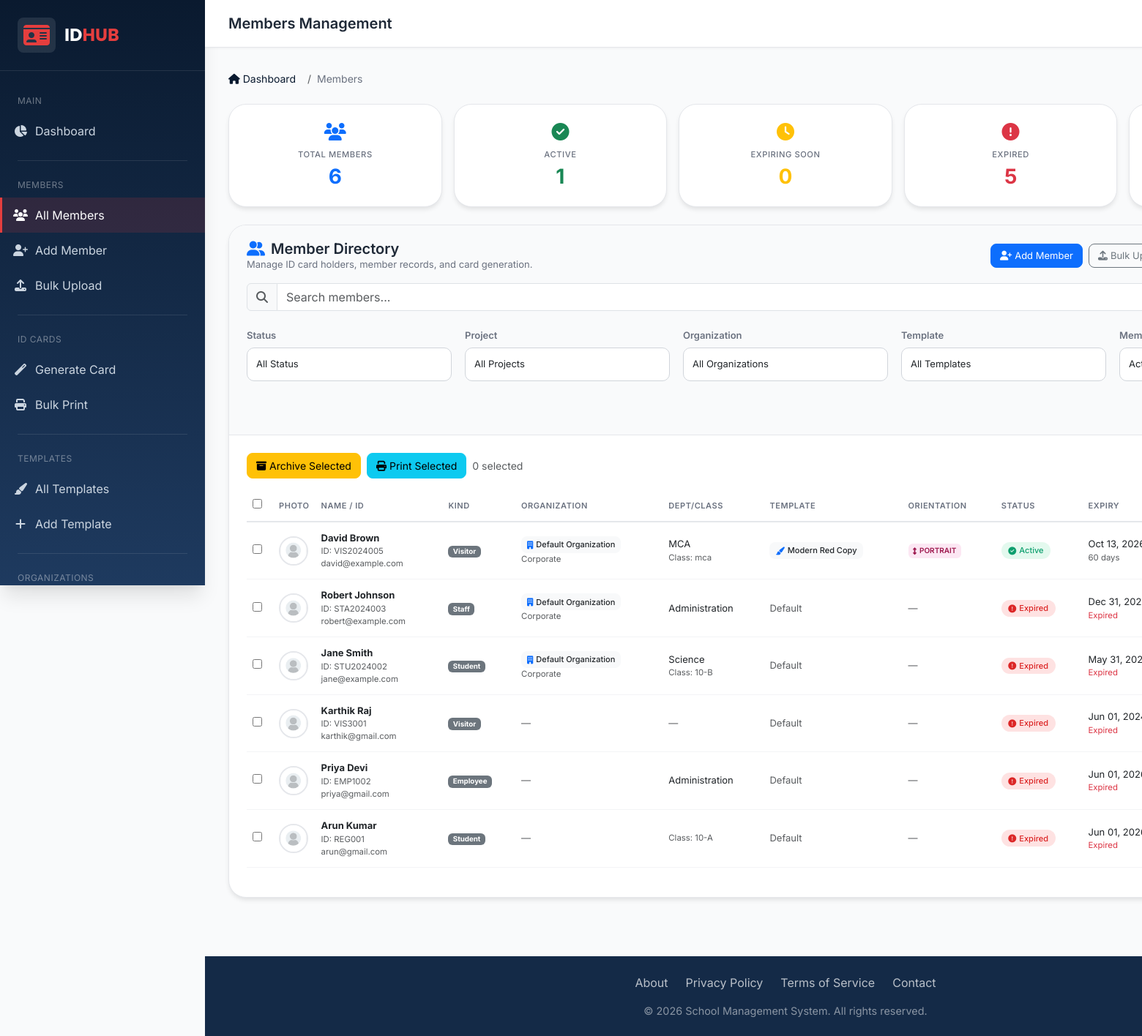
The page /Members/view_members.php (signed in) on the database its author committed.
### tables this page shows
CREATE TABLE `id_members` (
  `id` int(11) NOT NULL AUTO_INCREMENT,
  `organization_id` int(11) DEFAULT NULL,
  `template_id` int(11) DEFAULT NULL,
  `created_by` int(11) DEFAULT NULL,
  `language` varchar(10) DEFAULT 'en',
  `member_type` enum('student','employee','staff','faculty','visitor','office') NOT NULL DEFAULT 'student',
  `unique_id` varchar(50) NOT NULL,
  `name` varchar(100) NOT NULL,
  `guardian_name` varchar(100) DEFAULT NULL,
  `class` varchar(50) DEFAULT NULL,
  `department` varchar(80) DEFAULT NULL,
  `designation` varchar(80) DEFAULT NULL,
  `company` varchar(120) DEFAULT NULL,
  `purpose` varchar(255) DEFAULT NULL,
  `dob` date DEFAULT NULL,
  `address` text DEFAULT NULL,
  `emergency_contact` varchar(15) DEFAULT NULL,
  `email` varchar(100) DEFAULT NULL,
  `joined_date` date DEFAULT NULL,
  `expiry_date` date DEFAULT NULL,
  `photo` varchar(255) DEFAULT NULL,
  `signature` varchar(255) DEFAULT NULL,
  `created_at` timestamp NOT NULL DEFAULT current_timestamp(),
  `updated_at` timestamp NOT NULL DEFAULT current_timestamp() ON UPDATE current_timestamp(),
  `deleted_at` timestamp NULL DEFAULT NULL,
  PRIMARY KEY (`id`),
  UNIQUE KEY `uk_member_unique_id` (`unique_id`),
  KEY `idx_member_type` (`member_type`),
  KEY `idx_member_name` (`name`),
  KEY `idx_org_member` (`organization_id`)
);

CREATE TABLE `organizations` (
  `id` int(11) NOT NULL AUTO_INCREMENT,
  `organization_name` varchar(150) NOT NULL,
  `organization_code` varchar(50) DEFAULT NULL,
  `logo` varchar(255) DEFAULT NULL,
  `address` text DEFAULT NULL,
  `phone` varchar(20) DEFAULT NULL,
  `email` varchar(100) DEFAULT NULL,
  `website` varchar(150) DEFAULT NULL,
  `organization_type` enum('school','college','company','government','hospital','ngo','other') DEFAULT 'company',
  `project_type` enum('residence','corporate') DEFAULT 'corporate',
  `status` tinyint(1) DEFAULT 1,
  `created_at` timestamp NOT NULL DEFAULT current_timestamp(),
  `updated_at` timestamp NOT NULL DEFAULT current_timestamp() ON UPDATE current_timestamp(),
  `created_by` int(11) DEFAULT NULL,
  `updated_by` int(11) DEFAULT NULL,
  `deleted_by` int(11) DEFAULT NULL,
  `deleted_at` timestamp NULL DEFAULT NULL,
  PRIMARY KEY (`id`),
  UNIQUE KEY `organization_code` (`organization_code`)
);

CREATE TABLE `card_templates` (
  `id` int(11) NOT NULL AUTO_INCREMENT,
  `organization_id` int(11) DEFAULT NULL,
  `name` varchar(120) NOT NULL,
  `description` varchar(255) NOT NULL,
  `primary_color` varchar(120) NOT NULL,
  `secondary_color` varchar(120) NOT NULL,
  `text_color` varchar(20) NOT NULL DEFAULT '#ffffff',
  `orientation` enum('portrait','landscape') DEFAULT 'portrait',
  `card_width` int(11) DEFAULT NULL,
  `card_height` int(11) DEFAULT NULL,
  `background_image` varchar(255) DEFAULT NULL,
  `mirror_print` tinyint(1) DEFAULT 0,
  `status` tinyint(1) DEFAULT 1,
  `font` varchar(80) NOT NULL,
  `is_default` tinyint(1) NOT NULL DEFAULT 0,
  `downloads` int(11) NOT NULL DEFAULT 0,
  `rating` decimal(2,1) NOT NULL DEFAULT 5.0,
  `created_by` int(11) DEFAULT NULL,
  `created_at` timestamp NOT NULL DEFAULT current_timestamp(),
  `updated_by` int(11) DEFAULT NULL,
  `deleted_at` timestamp NULL DEFAULT NULL,
  PRIMARY KEY (`id`),
  KEY `idx_org_template` (`organization_id`)
);

### Members/view_members.php (the view, shortened to what the rows shown need)
<?php
require_once __DIR__ . '/functions.php';
require_once __DIR__ . '/member_helpers.php';
$showArchived = !empty($_GET['show_archived']);
$page = max(1, (int)($_GET['page'] ?? 1));
$perPage = 15;
$sort = trim($_GET['sort'] ?? 'id');
$order = strtoupper(trim($_GET['order'] ?? 'DESC')) === 'ASC' ? 'ASC' : 'DESC';
if ($showArchived) {
    $where = ['m.deleted_at IS NOT NULL'];
} else {
    $where = ['m.deleted_at IS NULL'];
}
$params = [];
$offset = ($page - 1) * $perPage;
$sql = "SELECT m.*,
        o.organization_name,
        o.project_type,
        t.name as template_name,
        t.orientation as template_orientation,
        (SELECT COUNT(*) FROM generated_cards WHERE member_id = m.id) as card_count,
        (SELECT COUNT(*) FROM member_dynamic_values WHERE member_id = m.id) as field_count
        FROM id_members m
        LEFT JOIN organizations o ON m.organization_id = o.id
        LEFT JOIN card_templates t ON m.template_id = t.id
        WHERE " . implode(' AND ', $where) . "
        ORDER BY m.{$sort} {$order}
        LIMIT ? OFFSET ?";
$stmt = $pdo->prepare($sql);
$stmt->execute(array_merge($params, [$perPage, $offset]));
$members = $stmt->fetchAll(PDO::FETCH_ASSOC);
function get_member_type_label($type) {
    return ucfirst((string)($type ?: 'member'));
}
function get_orientation_label($orientation) {
    return $orientation === 'landscape' ? 'Landscape' : 'Portrait';
}
function get_orientation_icon($orientation) {
    return $orientation === 'landscape' ? 'fa-arrows-alt-h' : 'fa-arrows-alt-v';
}
function get_member_photo_path($photo) {
    return '../images/uploads/default.png';
}
function get_days_remaining($expiry_date) {
    try {
        $today = new DateTime();
        $expiry = new DateTime($expiry_date);
        $diff = $today->diff($expiry);
        if ($diff->invert) {
            return '<span class="text-danger">Expired</span>';
        }
        return $diff->days . ' days';
    } catch (Exception $e) {
        return 'N/A';
    }
}
function get_member_type_badge($type) {
    return '<span class="badge bg-secondary">' . get_member_type_label($type) . '</span>';
}
?>
<!DOCTYPE html>
<html lang="en">
<head>
    <link rel="stylesheet" href="https://cdnjs.cloudflare.com/ajax/libs/font-awesome/6.4.0/css/all.min.css">
    <link href="https://cdn.jsdelivr.net/npm/bootstrap@5.3.0/dist/css/bootstrap.min.css" rel="stylesheet">
</head>
<body>
    <div class="dashboard-wrapper">
        <?php include __DIR__ . '/../includes/sidebar.php'; ?>
        <main class="main-content">
            <?php include __DIR__ . '/../includes/header.php'; ?>
            <div class="dashboard-content">
                <div class="main-card">
                    <div class="card-body-custom">
                        <div class="table-responsive">
                            <table class="table">
                                <thead>
                                    <tr>
                                        <th style="width:36px;"><input type="checkbox" id="selectAllMembers" title="Select all"></th>
                                        <th style="width:45px;">Photo</th>
                                        <th>Name / ID</th>
                                        <th>Kind</th>
                                        <th>Organization</th>
                                        <th>Dept/Class</th>
                                        <th>Template</th>
                                        <th>Orientation</th>
                                        <th>Status</th>
                                        <th>Expiry</th>
                                    </tr>
                                </thead>
                                <tbody>
                                    <?php if (empty($members)): ?>
                                        <tr>
                                            <td colspan="11">
                                                <div class="empty-state">
                                                    <i class="fas fa-user-slash"></i>
                                                    <p>No members found matching your criteria.</p>
                                                    <a href="add_member.php" class="btn btn-primary btn-sm">
                                                        <i class="fas fa-user-plus"></i> Add First Member
                                                    </a>
                                                </div>
                                            </td>
                                        </tr>
                                    <?php else: ?>
                                        <?php foreach ($members as $member): ?>
                                            <tr>
                                                <td>
                                                    <input type="checkbox" class="member-select" name="member_ids[]" value="<?= (int)$member['id'] ?>" form="bulkMemberForm">
                                                </td>
                                                <td>
                                                    <img src="<?= htmlspecialchars(get_member_photo_path($member['photo'] ?? '')) ?>"
                                                         class="member-photo-thumb" alt="Photo">
                                                </td>
                                                <td>
                                                    <div class="fw-bold text-dark"><?= htmlspecialchars($member['name']) ?></div>
                                                    <div class="small text-muted">ID: <?= htmlspecialchars($member['unique_id']) ?></div>
                                                    <?php if (!empty($member['email'])): ?>
                                                        <div class="small text-muted"><?= htmlspecialchars($member['email']) ?></div>
                                                    <?php endif; ?>
                                                </td>
                                                <td><?= get_member_type_badge($member['member_type']) ?></td>
                                                <td>
                                                    <?php if (!empty($member['organization_name'])): ?>
                                                        <span class="badge-custom bg-light">
                                                            <i class="fas fa-building text-primary me-1"></i>
                                                            <?= htmlspecialchars($member['organization_name']) ?>
                                                        </span>
                                                        <?php if (!empty($member['project_type'])): ?>
                                                            <div class="small text-muted"><?= ucfirst($member['project_type']) ?></div>
                                                        <?php endif; ?>
                                                    <?php else: ?>
                                                        <span class="text-muted">—</span>
                                                    <?php endif; ?>
                                                </td>
                                                <td>
                                                    <?php if (!empty($member['department'])): ?>
                                                        <div><?= htmlspecialchars($member['department']) ?></div>
                                                    <?php endif; ?>
                                                    <?php if (!empty($member['class'])): ?>
                                                        <div class="small text-muted">Class: <?= htmlspecialchars($member['class']) ?></div>
                                                    <?php endif; ?>
                                                    <?php if (empty($member['department']) && empty($member['class'])): ?>
                                                        <span class="text-muted">—</span>
                                                    <?php endif; ?>
                                                </td>
                                                <td>
                                                    <?php if (!empty($member['template_name'])): ?>
                                                        <span class="badge-custom bg-light">
                                                            <i class="fas fa-paint-brush text-primary me-1"></i>
                                                            <?= htmlspecialchars($member['template_name']) ?>
                                                        </span>
                                                    <?php else: ?>
                                                        <span class="text-muted">Default</span>
                                                    <?php endif; ?>
                                                </td>
                                                <td>
                                                    <?php if (!empty($member['template_orientation'])): ?>
                                                        <span class="orientation-badge <?= $member['template_orientation'] ?>">
                                                            <i class="fas <?= get_orientation_icon($member['template_orientation']) ?> me-1"></i>
                                                            <?= get_orientation_label($member['template_orientation']) ?>
                                                        </span>
                                                    <?php else: ?>
                                                        <span class="text-muted">—</span>
                                                    <?php endif; ?>
                                                </td>
                                                <td><?= get_member_status_badge($member['expiry_date']) ?></td>
                                                <td>
                                                    <?php if ($member['expiry_date']): ?>
                                                        <div><?= date('M d, Y', strtotime($member['expiry_date'])) ?></div>
                                                        <div class="small text-muted"><?= get_days_remaining($member['expiry_date']) ?></div>
                                                    <?php else: ?>
                                                        <span class="text-muted">—</span>
                                                    <?php endif; ?>
                                                </td>
                                            </tr>
                                        <?php endforeach; ?>
                                    <?php endif; ?>
                                </tbody>
                            </table>
                        </div>
                    </div>
                </div>
            </div>
        </main>
    </div>
</body>
</html>

### Members/functions.php (shortened to what the rows shown need)
<?php
if (!function_exists('get_member_status_badge')) {
    function get_member_status_badge($expiry_date): string {
        $today = date('Y-m-d');
        $next30 = date('Y-m-d', strtotime('+30 days'));
        if ($expiry_date >= $today) {
            return '<span class="status-badge active"><i class="fas fa-check-circle"></i>Active</span>';
        }
        return '<span class="status-badge expired"><i class="fas fa-exclamation-circle"></i>Expired</span>';
    }
}
?>

### rows shown on the page
id_members: name "David Brown", unique "VIS2024005", email "david@example.com", member_type "Visitor", organization.organization_name "Default Organization", organization.project_type "Corporate", department "MCA", class "mca", card_templates.name "Modern Red Copy", card_templates.orientation "PORTRAIT", shows "Active", expiry_date "Oct 13,…", expiry_date "60 days"
id_members: name "Robert Johnson", unique "STA2024003", email "robert@example.com", member_type "Staff", organization.organization_name "Default Organization", organization.project_type "Corporate", department "Administration", expiry_date "Dec 31,…", shows "Expired"
id_members: name "Jane Smith", unique "STU2024002", email "jane@example.com", member_type "Student", organization.organization_name "Default Organization", organization.project_type "Corporate", department "Science", class "10-B", expiry_date "May 31,…", shows "Expired"
id_members: name "Karthik Raj", unique "VIS3001", email "karthik@gmail.com", member_type "Visitor", shows "Default", expiry_date "Jun 01,…", shows "Expired"
id_members: name "Priya Devi", unique "EMP1002", email "priya@gmail.com", member_type "Employee", department "Administration", shows "Default", expiry_date "Jun 01,…", shows "Expired"
id_members: name "Arun Kumar", unique "REG001", email "arun@gmail.com", member_type "Student", class "10-A", shows "Default", expiry_date "Jun 01,…", shows "Expired"

### other values the page prints
$headerPageTitle "Members Management"
$stats['total'] "6"
$stats['active'] "1"
$stats['expiring'] "0"
$stats['expired'] "5"
